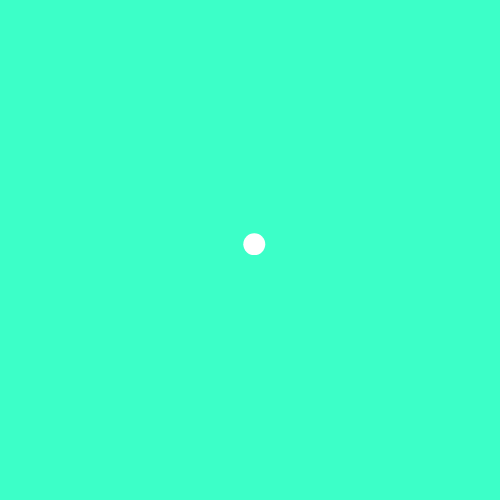
Frame 1 (no input)
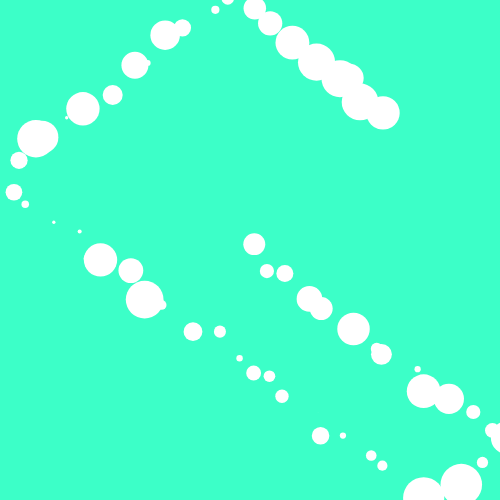
Frame 60 (no input)
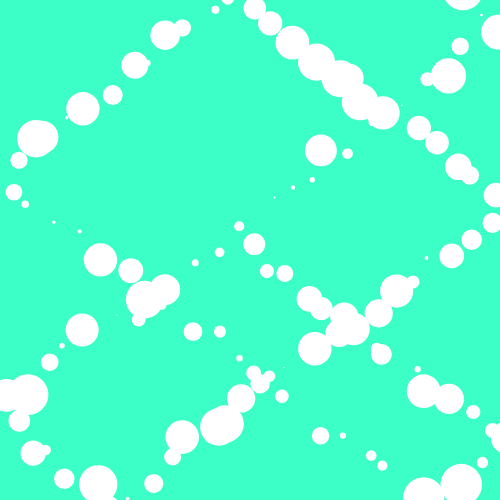
Frame 120 (the mouse pressed at the canvas centre since frame 60)

The p5.js sketch that drew these frames (run headless with seeded random() and noise() and a simulated clock; from frame 60 on, the mouse is pressed at the canvas centre):

// p5.js sketch
// ── sketch.js
let width = 500;
let heigth = 500;
let point1 = {x:width/2, y:heigth/2};
let point2 = {x:300,y:150};
let point3 = {x:300,y:50};
let origin;
let speedX = 20;
let speedY = 15;
ballradius = 1;


function setup() {
  // put setup code here
  createCanvas(width,heigth);
  background(60,255,200); 
  noStroke();

}

function draw() {
  // put drawing code here 

  fill(255,255,255);
  circle(point1.x + random(-10,10),point1.y + random(-10,10),ballradius*2 + random(-40,40));
  point1.x = point1.x + speedX;
  if(point1.x > width -ballradius || point1.x < ballradius)
  speedX = speedX*(-1);
  point1.y = point1.y + speedY;
  if(point1.y > heigth -ballradius || point1.y < ballradius)
  speedY = speedY*(-1);
}
